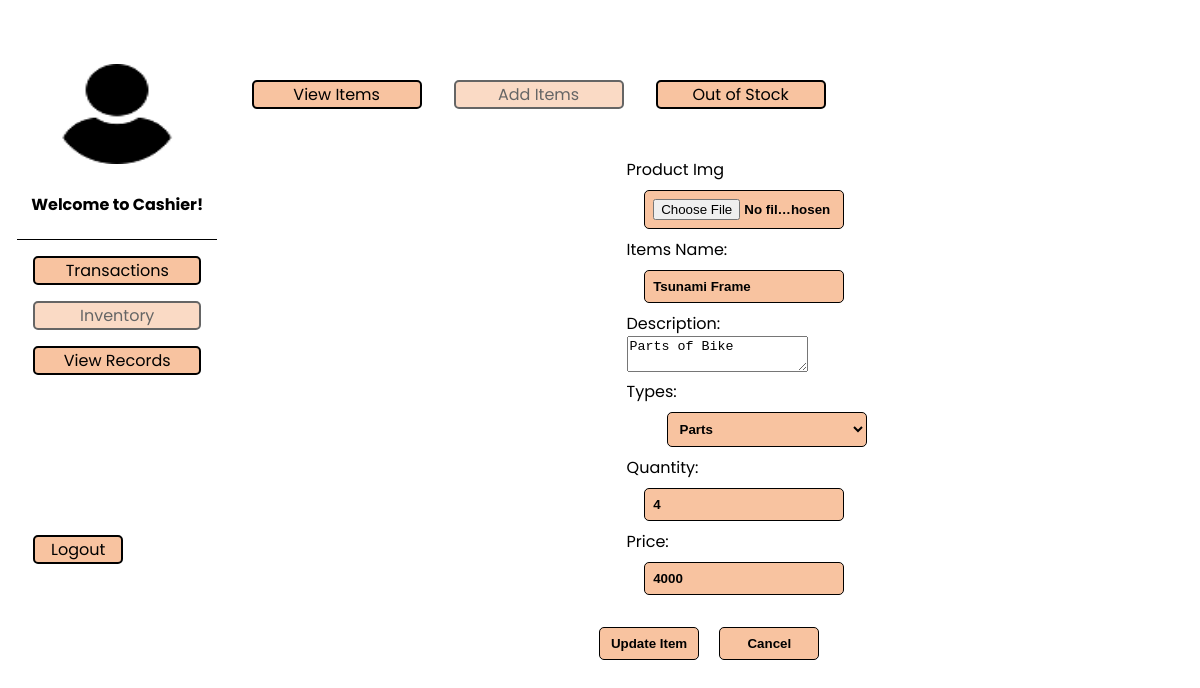
The page /inventory/update_inventory.php?id=5 on the database as committed earlier.
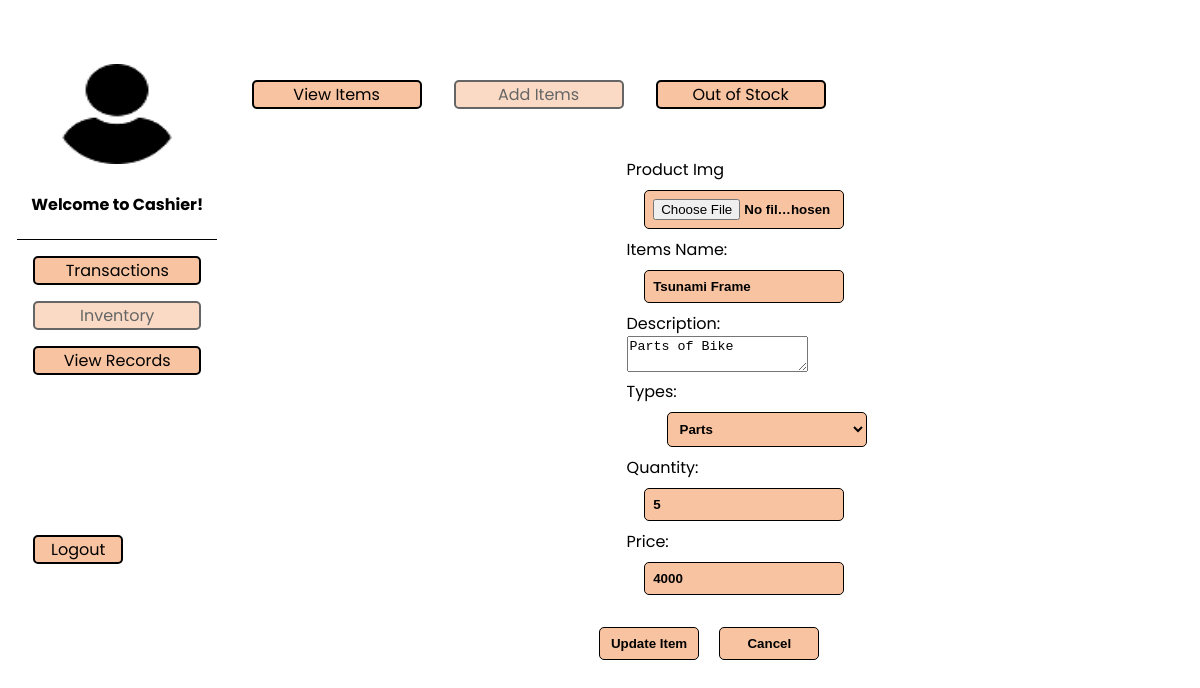
The same page on the database as committed later.
### tables this page shows
CREATE TABLE `tbl_inventory` (
  `item_id` int(10) NOT NULL,
  `item_name` varchar(255) NOT NULL,
  `type` varchar(255) NOT NULL,
  `quantity` int(11) NOT NULL,
  `price` int(11) NOT NULL,
  `image` varchar(255) NOT NULL,
  `description` varchar(255) NOT NULL
);

### inventory/update_inventory.php (the view, shortened to what this page needs)
<?php
include "../dbcon.php";
$id = $_GET['id'] ?? null;
$statement = $pdo->prepare('SELECT * FROM tbl_inventory where item_id = :id');
$statement->bindValue(':id', $id);
$statement->execute();
$item_detail = $statement->fetch(PDO::FETCH_ASSOC);
$item_name = $item_detail['item_name'];
$description = $item_detail['description'];
$type = $item_detail['type'];
$quantity = $item_detail['quantity'];
$price = $item_detail['price'];
?>
<!DOCTYPE html>
<html lang="en">
  <head>
    <link rel="stylesheet" href="../css/index.css" />
  </head>
  <body>
    <div class="admin-main">
      <div class="admin-image">
        <img
          src="../images/logoo.png"
          alt="admin logo"
          width="120"
          height="100"
        />
        <?php if ($_SESSION["Roles"] == 'admin'): ?>
          <h4>Welcome to Admin!</h4>
        <?php else: ?>
          <h4>Welcome to Cashier!</h4>
        <?php endif;?>
      </div>
      <ul>
        <li><a href="../order/order.php">Transactions</a></li>
        <li class="disabled" ><a href="../inventory/inventory.php">Inventory</a></li>
        <li><a href="../view_orders/viewitem.php">View Records</a></li>
        <li class="logout"><a href="../logout.php">Logout</a></li>
      </ul>
    </div>
    <div class="admin-contents">
      <div class="navbar">
        <li><a href="inventory.php">View Items</a></li>
        <li class="disabled"><a href="">Add Items</a></li>
        <li><a href="out_stock.php">Out of Stock</a></li>
      </div>
      <div class="tran-form">
        <form method="POST" action="" enctype="multipart/form-data">
        <div class="form-group">
            <label class="form-label">Product Img</label>
            <input
              type="file"
              class="form-control"
              name="image"
              value="<?php echo $item_detail['image']; ?>"
            />
        </div>
        <div class="form-group">
            <label for="">Items Name:</label>
            <input
              type="text"
              class="form-control"
              name="name"
              required
              value="<?php echo $item_name; ?>"
            />
        </div>
        <div class="form-group">
            <label for="">Description:</label>
            <textarea
              type="text"
              class="form-control"
              name="description"
              required><?php echo $description; ?></textarea>
        </div>
         <div class="form-group">
            <label for="">Types:</label>
            <select name="types">
              <option selected><?php echo $type; ?></option>
            </select>
          </div>
          <div class="form-group">
            <label for="">Quantity:</label>
            <input
              type="number"
              class="form-control"
              name="quantity"
              required
              value="<?php echo $quantity; ?>"
            />
          </div>
          <div class="form-group">
            <label for="">Price:</label>
            <input
              type="number"
              class="form-control"
              name="price"
              required
              value="<?php echo $price; ?>"
            />
          </div>
          <div class="buttons-form">
            <input type="submit" class="btn" value="Update Item" />
            <input type="reset" class="btn" value="Cancel" />
          </div>
        </form>
      </div>
    </div>
  </body>
</html>

Rows that differ between the two databases and show on the page:
changed tbl_inventory "Tsunami Frame": quantity "4" → "5"
